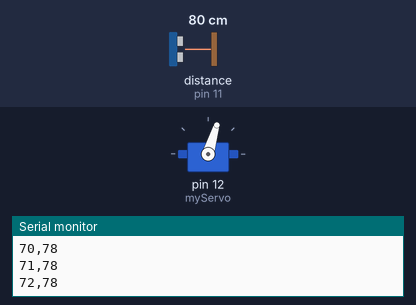
A sketch run on a simulated Arduino Uno, built with avr-gcc and run on an emulated ATmega328P. Shown: servo, the last lines printed to the serial monitor. Wiring (inferred from the names in the program): ultrasonic range finder: trigger pin 10; echo pin 11. Inputs (shaded band) come from the test bench; at power-on: distance to the obstacle (sensor on pin 11) 80 cm. The echo pulse lasts 58.3 µs per cm.

Above: at 2.2 s.
2.3 s: distance to the obstacle (sensor on pin 11) set to 9 cm
At 4.13 s:
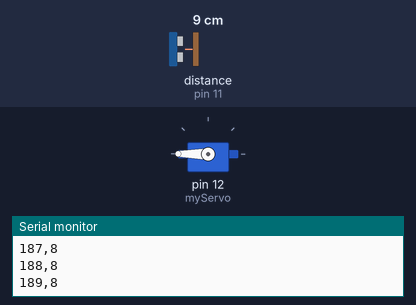
5.3 s: distance to the obstacle (sensor on pin 11) set to 2 cm
At 5.7 s:
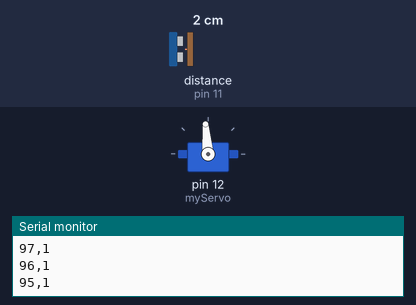
8.3 s: distance to the obstacle (sensor on pin 11) set to 4 cm
At 9.03 s:
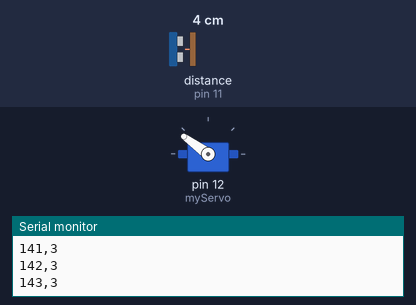
Timing chart, 0 to 17.3 s (numbered marks = the images above; inputs shaded):
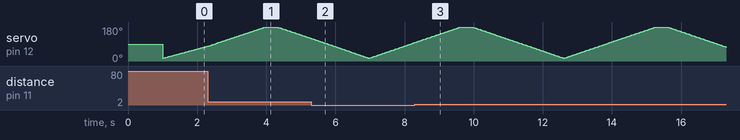

The sketch:

radarDASH.ino
```cpp
// ================================================
//  Arduino Ultrasonic Radar System (Fixed Version)
//  Servo + HC-SR04 Ultrasonic Sensor
// ================================================

#include <Servo.h>

// Pin definitions
const int trigPin = 10;
const int echoPin = 11;

// Servo object
Servo myServo;

// Variables
long duration;
int distance;

void setup()
{
  pinMode(trigPin, OUTPUT);
  pinMode(echoPin, INPUT);

  Serial.begin(9600);           // Must match Processing baud rate
  myServo.attach(12);           // Servo on pin 12

  // Give servo time to initialize
  delay(1000);
}

void loop()
{
  // Sweep from 15° to 190°
  for (int angle = 15; angle <= 190; angle += 1)
  {
    myServo.write(angle);
    delay(15);                    // Increased for better servo settling

    distance = calculateDistance();

    // Clean and reliable output format: "angle,distance\n"
    Serial.print(angle);
    Serial.print(",");
    Serial.println(distance);     // println adds \n automatically (cleaner)
  }

  // Sweep back from 190° to 15°
  for (int angle = 190; angle >= 15; angle -= 1)
  {
    myServo.write(angle);
    delay(15);

    distance = calculateDistance();

    Serial.print(angle);
    Serial.print(",");
    Serial.println(distance);
  }
}

// Ultrasonic distance calculation
int calculateDistance()
{
  digitalWrite(trigPin, LOW);
  delayMicroseconds(2);

  digitalWrite(trigPin, HIGH);
  delayMicroseconds(10);
  digitalWrite(trigPin, LOW);

  duration = pulseIn(echoPin, HIGH, 30000);   // Timeout to prevent hanging

  // Convert to cm (speed of sound ≈ 0.034 cm/µs)
  distance = duration * 0.034 / 2;

  // Basic range limit (HC-SR04 is not reliable beyond ~400cm)
  if (distance > 400 || distance <= 0) {
    distance = 400;   // Treat as "out of range"
  }

  return distance;
}
```
